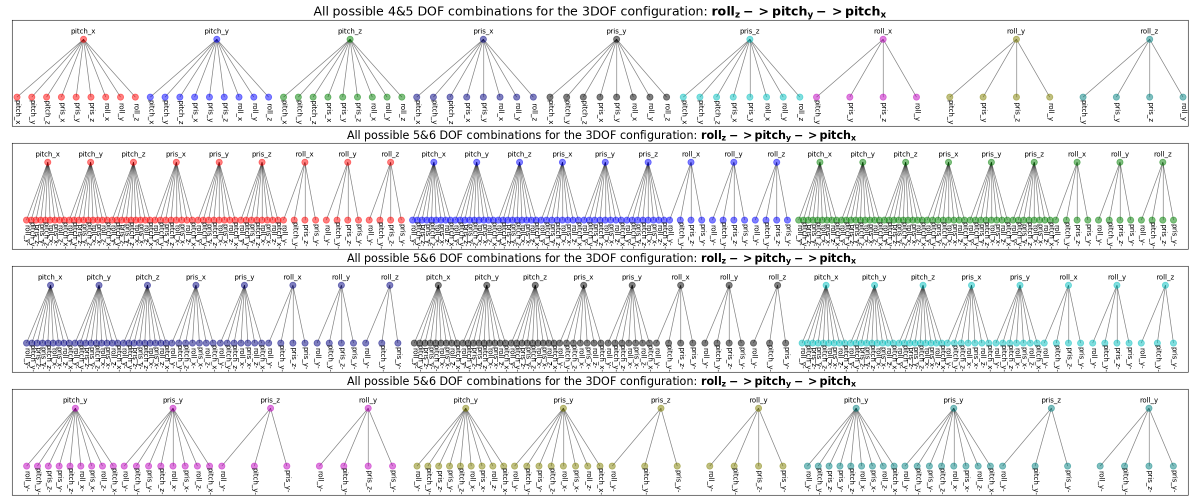
#> input picture general/combinations/roll_z-pitch_y-pitch_x.png, 2400 x 1000 px (shown at 1/2 size)
$ python -i combs.py   (imports and definitions only)
#> lines starting #> are read from the running program, lines starting #| are printed output that depends on the picture
import csv
import networkx as nx
import matplotlib.pyplot as plt
from matplotlib import gridspec
import json


class HandleCSV(object):

    # [45 lines left out: functions save_data, read_data, read_data_action, not called in this run]


class Tree:
    """"
    note: this class can be used only for 6 DOF, otherwise changes must be done
    this class create tree of all the possible joints combinations
    """
    def __init__(self, y_offset=4, x_offset=0, findegree=-90, pos_high=80, pos_low=50):
        self.pos_high = pos_high
        self.pos_low = pos_low
        self.y_offset = y_offset
        self.x_offset = x_offset
        self.findegree = findegree
        self.dofs = []
        self.G = nx.Graph()  # 4&5 DOF tree
        self.G1 = nx.Graph()  # 5&6 DOF tree - part1
        self.G2 = nx.Graph()  # 5&6 DOF tree - part2
        self.G3 = nx.Graph()  # 5&6 DOF tree - part3
        self.G4 = nx.Graph()  # 1-3 DOF tree
        self.colors = ["r", "b", "g", "navy", "k", "c", "m", "olive", "teal"]

    # [128 lines left out: functions tree_create, arrange_configs2tree, tree_visuality, nodes_arrange, not called in this run]

    def tree_plot(self, i, save=True):
        plt.figure(self.dofs[i][0][0], figsize=(24.0, 10.0))
        plt.subplots_adjust(0.01, 0.01, 0.99, 0.96, 0.2, 0.16)
        gs = gridspec.GridSpec(4, 1, height_ratios=[1, 1, 1, 1])
        self.subplot_arrange(self.G, gs[0], self.dofs[i][0][0])
        self.subplot_arrange(self.G1, gs[1], self.dofs[i][0][0])
        self.subplot_arrange(self.G2, gs[2], self.dofs[i][0][0])
        self.subplot_arrange(self.G3, gs[3], self.dofs[i][0][0])
        if save:
            plt.savefig("combinations/" + "".join(self.dofs[i][0][0].split(">")) + ".png", format='png')
            plt.close()

    # [51 lines left out: functions subplot_arrange, create_3dof_tree, not called in this run]


def save_json(name="data_file", data=None):
    with open(name + ".json", "w") as write_file:
        json.dump(data, write_file, indent=2)


def load_json(name="data_file"):
    with open(name + ".json", "r") as read_file:
        return json.load(read_file)


# [88 lines left out: functions filter_configs, calc_configs, save2csv, not called in this run]


# [28 lines not run here, left out]

>>> import cv2
>>> picture = cv2.imread('roll_z-pitch_y-pitch_x.png', cv2.IMREAD_GRAYSCALE)
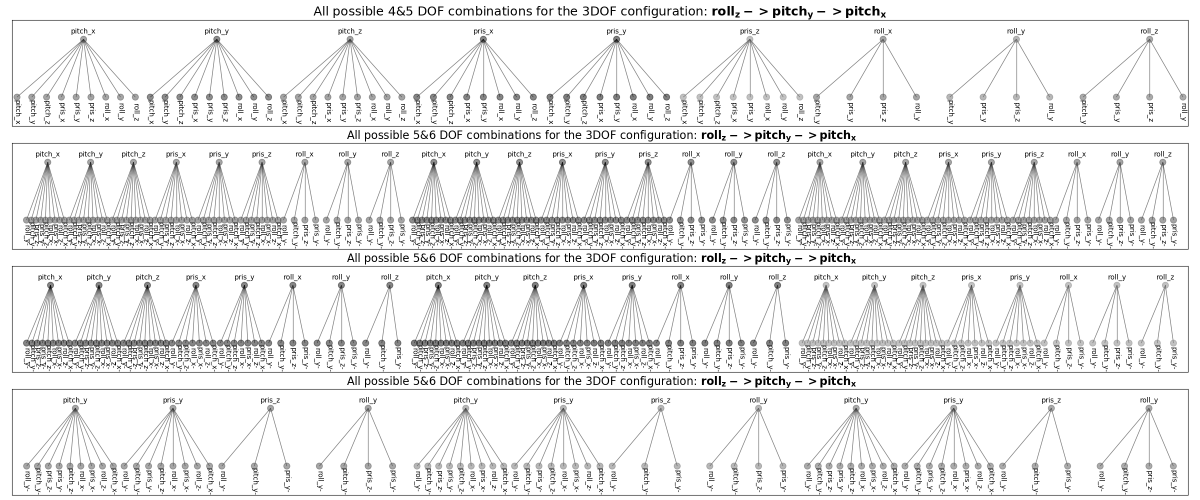
#> picture: shape (1000, 2400) (shown at 1/2 size); min 0, max 255, mean 236
>>> result = Tree().tree_plot(picture)
#> (the run stopped early here; a loop or call above may not have finished)

$ run again, on general/combinations/roll_z-pitch_y-pris_x.png
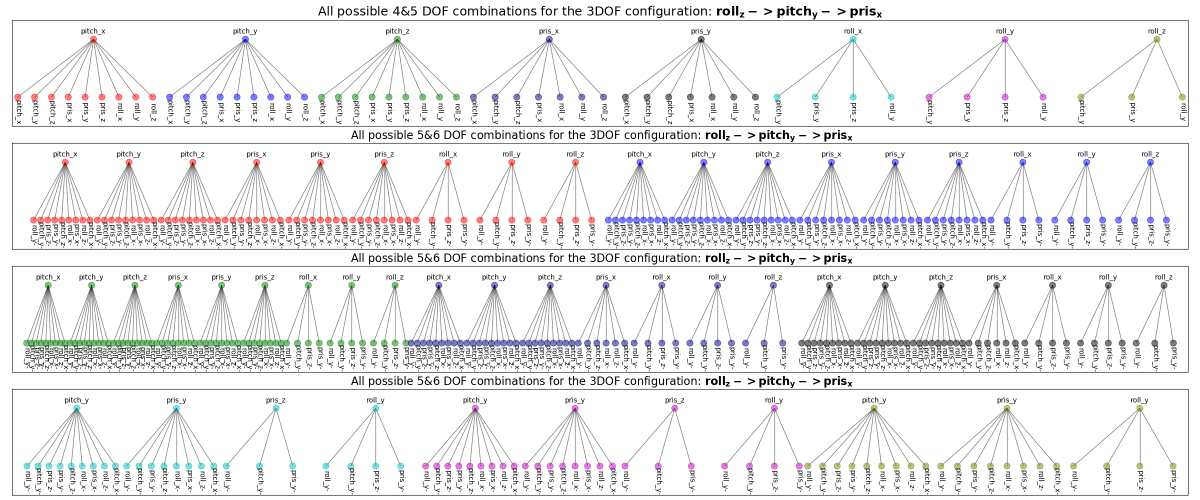
#> input picture general/combinations/roll_z-pitch_y-pris_x.png, 2400 x 1000 px (shown at 1/2 size)
#> `picture = cv2.imread('roll_z-pitch_y-pitch_x.png', cv2.IMREAD_GRAYSCALE)`:
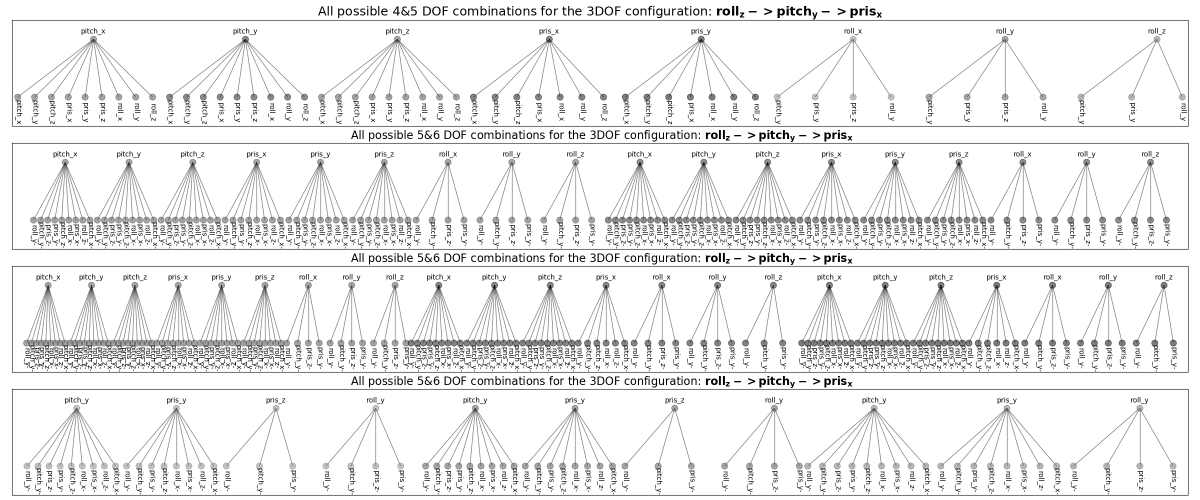
#> picture: shape (1000, 2400) (shown at 1/2 size); min 0, max 255, mean 238.2
